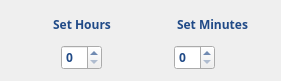
     <widget class="QWidget" name="layoutWidget_2">
      <property name="geometry">
       <rect>
        <x>40</x>
        <y>480</y>
        <width>281</width>
        <height>81</height>
       </rect>
      </property>
      <layout class="QVBoxLayout" name="verticalLayout">
       <item>
        <layout class="QHBoxLayout" name="horizontalLayout_3">
         <item>
          <spacer name="horizontalSpacer_3">
           <property name="orientation">
            <enum>Qt::Horizontal</enum>
           </property>
           <property name="sizeType">
            <enum>QSizePolicy::Fixed</enum>
           </property>
           <property name="sizeHint" stdset="0">
            <size>
             <width>42</width>
             <height>20</height>
            </size>
           </property>
          </spacer>
         </item>
         <item>
          <widget class="QLabel" name="label_9">
           <property name="font">
            <font>
             <family>aakar</family>
             <weight>75</weight>
             <bold>true</bold>
            </font>
           </property>
           <property name="text">
            <string>&lt;html&gt;&lt;head/&gt;&lt;body&gt;&lt;p&gt;&lt;span style=&quot; color:#204a87;&quot;&gt;Set Hours&lt;/span&gt;&lt;/p&gt;&lt;/body&gt;&lt;/html&gt;</string>
           </property>
           <property name="alignment">
            <set>Qt::AlignCenter</set>
           </property>
           <property name="wordWrap">
            <bool>false</bool>
           </property>
          </widget>
         </item>
         <item>
          <spacer name="horizontalSpacer_4">
           <property name="orientation">
            <enum>Qt::Horizontal</enum>
           </property>
           <property name="sizeHint" stdset="0">
            <size>
             <width>40</width>
             <height>20</height>
            </size>
           </property>
          </spacer>
         </item>
         <item>
          <widget class="QLabel" name="label_10">
           <property name="font">
            <font>
             <family>aakar</family>
             <weight>75</weight>
             <bold>true</bold>
            </font>
           </property>
           <property name="text">
            <string>&lt;html&gt;&lt;head/&gt;&lt;body&gt;&lt;p&gt;&lt;span style=&quot; color:#204a87;&quot;&gt;Set Minutes&lt;/span&gt;&lt;/p&gt;&lt;/body&gt;&lt;/html&gt;</string>
           </property>
          </widget>
         </item>
         <item>
          <spacer name="horizontalSpacer_6">
           <property name="orientation">
            <enum>Qt::Horizontal</enum>
           </property>
           <property name="sizeType">
            <enum>QSizePolicy::Fixed</enum>
           </property>
           <property name="sizeHint" stdset="0">
            <size>
             <width>22</width>
             <height>20</height>
            </size>
           </property>
          </spacer>
         </item>
        </layout>
       </item>
       <item>
        <layout class="QHBoxLayout" name="horizontalLayout_24">
         <item>
          <spacer name="horizontalSpacer_2">
           <property name="orientation">
            <enum>Qt::Horizontal</enum>
           </property>
           <property name="sizeType">
            <enum>QSizePolicy::Fixed</enum>
           </property>
           <property name="sizeHint" stdset="0">
            <size>
             <width>50</width>
             <height>20</height>
            </size>
           </property>
          </spacer>
         </item>
         <item>
          <widget class="QSpinBox" name="spinBoxHrs">
           <property name="font">
            <font>
             <family>aakar</family>
             <weight>75</weight>
             <bold>true</bold>
            </font>
           </property>
           <property name="styleSheet">
            <string notr="true">color:rgb(32, 74, 135)</string>
           </property>
           <property name="maximum">
            <number>23</number>
           </property>
          </widget>
         </item>
         <item>
          <spacer name="horizontalSpacer">
           <property name="orientation">
            <enum>Qt::Horizontal</enum>
           </property>
           <property name="sizeType">
            <enum>QSizePolicy::Fixed</enum>
           </property>
           <property name="sizeHint" stdset="0">
            <size>
             <width>66</width>
             <height>20</height>
            </size>
           </property>
          </spacer>
         </item>
         <item>
          <widget class="QSpinBox" name="spinBoxMinutes">
           <property name="font">
            <font>
             <family>aakar</family>
             <weight>75</weight>
             <bold>true</bold>
            </font>
           </property>
           <property name="styleSheet">
            <string notr="true">color:rgb(32, 74, 135)</string>
           </property>
           <property name="maximum">
            <number>59</number>
           </property>
          </widget>
         </item>
         <item>
          <spacer name="horizontalSpacer_5">
           <property name="orientation">
            <enum>Qt::Horizontal</enum>
           </property>
           <property name="sizeHint" stdset="0">
            <size>
             <width>40</width>
             <height>20</height>
            </size>
           </property>
          </spacer>
         </item>
        </layout>
       </item>
      </layout>
     </widget>
